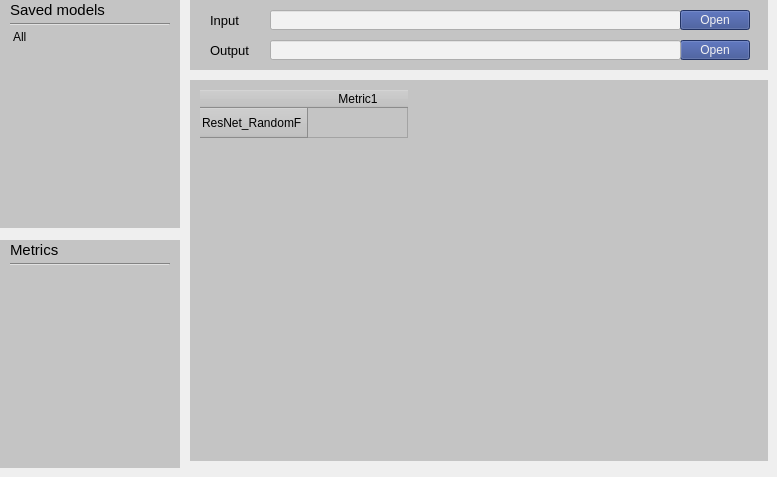
    <widget class="QWidget" name="page_mc">
     <widget class="QWidget" name="widget_folder_3" native="true">
      <property name="geometry">
       <rect>
        <x>190</x>
        <y>0</y>
        <width>578</width>
        <height>70</height>
       </rect>
      </property>
      <property name="styleSheet">
       <string notr="true">background-color: rgb(196, 196, 196);</string>
      </property>
      <widget class="QLabel" name="label_8">
       <property name="geometry">
        <rect>
         <x>20</x>
         <y>10</y>
         <width>60</width>
         <height>20</height>
        </rect>
       </property>
       <property name="font">
        <font>
         <pointsize>10</pointsize>
        </font>
       </property>
       <property name="text">
        <string>Input</string>
       </property>
      </widget>
      <widget class="QLabel" name="label_9">
       <property name="geometry">
        <rect>
         <x>20</x>
         <y>40</y>
         <width>60</width>
         <height>20</height>
        </rect>
       </property>
       <property name="font">
        <font>
         <pointsize>10</pointsize>
        </font>
       </property>
       <property name="text">
        <string>Output</string>
       </property>
      </widget>
      <widget class="QLineEdit" name="line_input_3">
       <property name="geometry">
        <rect>
         <x>80</x>
         <y>10</y>
         <width>411</width>
         <height>20</height>
        </rect>
       </property>
       <property name="styleSheet">
        <string notr="true">background-color: rgb(242, 242, 242);</string>
       </property>
      </widget>
      <widget class="QPushButton" name="btn_browser_input_3">
       <property name="geometry">
        <rect>
         <x>490</x>
         <y>10</y>
         <width>70</width>
         <height>20</height>
        </rect>
       </property>
       <property name="styleSheet">
        <string notr="true">background-color: rgb(48, 71, 140);
color: rgb(242, 242, 242);</string>
       </property>
       <property name="text">
        <string>Open</string>
       </property>
      </widget>
      <widget class="QPushButton" name="btn_browser_output_3">
       <property name="geometry">
        <rect>
         <x>490</x>
         <y>40</y>
         <width>70</width>
         <height>20</height>
        </rect>
       </property>
       <property name="styleSheet">
        <string notr="true">background-color: rgb(48, 71, 140);
color: rgb(242, 242, 242);</string>
       </property>
       <property name="text">
        <string>Open</string>
       </property>
      </widget>
      <widget class="QLineEdit" name="line_output_3">
       <property name="geometry">
        <rect>
         <x>80</x>
         <y>40</y>
         <width>411</width>
         <height>20</height>
        </rect>
       </property>
       <property name="styleSheet">
        <string notr="true">background-color: rgb(242, 242, 242);</string>
       </property>
      </widget>
     </widget>
     <widget class="QWidget" name="widget_train_test_4" native="true">
      <property name="geometry">
       <rect>
        <x>190</x>
        <y>80</y>
        <width>578</width>
        <height>381</height>
       </rect>
      </property>
      <property name="styleSheet">
       <string notr="true">background-color: rgb(196, 196, 196);</string>
      </property>
      <widget class="QTableWidget" name="tableWidget">
       <property name="geometry">
        <rect>
         <x>10</x>
         <y>10</y>
         <width>561</width>
         <height>351</height>
        </rect>
       </property>
       <property name="frameShape">
        <enum>QFrame::NoFrame</enum>
       </property>
       <row>
        <property name="text">
         <string>ResNet_RandomF</string>
        </property>
       </row>
       <column>
        <property name="text">
         <string>Metric1</string>
        </property>
       </column>
      </widget>
     </widget>
     <widget class="QWidget" name="widget_Arch_2" native="true">
      <property name="geometry">
       <rect>
        <x>0</x>
        <y>0</y>
        <width>180</width>
        <height>228</height>
       </rect>
      </property>
      <property name="styleSheet">
       <string notr="true">background-color: rgb(196, 196, 196);</string>
      </property>
      <widget class="QLabel" name="label_16">
       <property name="geometry">
        <rect>
         <x>10</x>
         <y>0</y>
         <width>161</width>
         <height>20</height>
        </rect>
       </property>
       <property name="font">
        <font>
         <pointsize>11</pointsize>
        </font>
       </property>
       <property name="text">
        <string>Saved models </string>
       </property>
      </widget>
      <widget class="Line" name="line_2">
       <property name="geometry">
        <rect>
         <x>10</x>
         <y>23</y>
         <width>160</width>
         <height>3</height>
        </rect>
       </property>
       <property name="orientation">
        <enum>Qt::Horizontal</enum>
       </property>
      </widget>
      <widget class="QListWidget" name="list_saved_models">
       <property name="geometry">
        <rect>
         <x>10</x>
         <y>30</y>
         <width>161</width>
         <height>191</height>
        </rect>
       </property>
       <property name="styleSheet">
        <string notr="true"/>
       </property>
       <property name="frameShape">
        <enum>QFrame::NoFrame</enum>
       </property>
       <item>
        <property name="text">
         <string>All</string>
        </property>
        <property name="checkState">
         <enum>Unchecked</enum>
        </property>
       </item>
      </widget>
     </widget>
     <widget class="QWidget" name="widget_Arch_3" native="true">
      <property name="geometry">
       <rect>
        <x>0</x>
        <y>240</y>
        <width>180</width>
        <height>228</height>
       </rect>
      </property>
      <property name="styleSheet">
       <string notr="true">background-color: rgb(196, 196, 196);</string>
      </property>
      <widget class="QLabel" name="label_17">
       <property name="geometry">
        <rect>
         <x>10</x>
         <y>0</y>
         <width>161</width>
         <height>20</height>
        </rect>
       </property>
       <property name="font">
        <font>
         <pointsize>11</pointsize>
        </font>
       </property>
       <property name="text">
        <string>Metrics</string>
       </property>
      </widget>
      <widget class="Line" name="line_3">
       <property name="geometry">
        <rect>
         <x>10</x>
         <y>23</y>
         <width>160</width>
         <height>3</height>
        </rect>
       </property>
       <property name="orientation">
        <enum>Qt::Horizontal</enum>
       </property>
      </widget>
      <widget class="QListWidget" name="list_metrics">
       <property name="geometry">
        <rect>
         <x>10</x>
         <y>30</y>
         <width>161</width>
         <height>191</height>
        </rect>
       </property>
       <property name="styleSheet">
        <string notr="true"/>
       </property>
       <property name="frameShape">
        <enum>QFrame::NoFrame</enum>
       </property>
      </widget>
     </widget>
    </widget>
